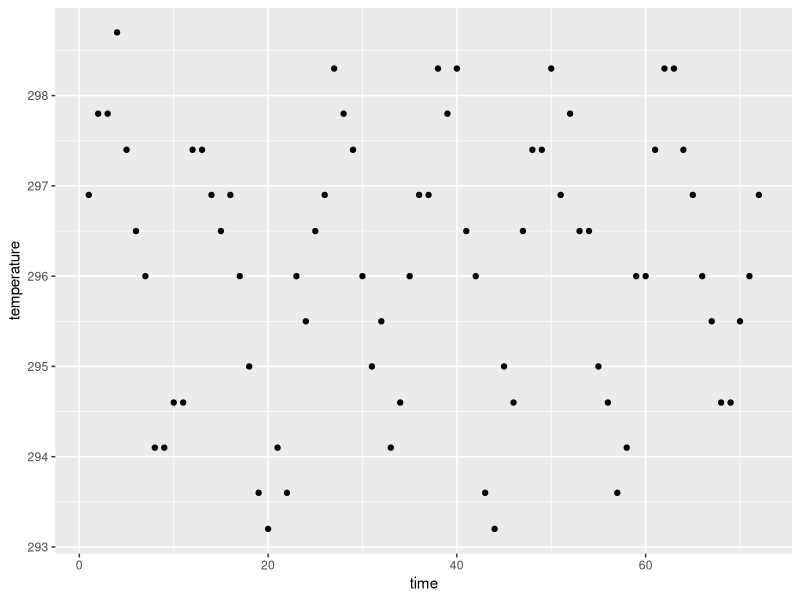
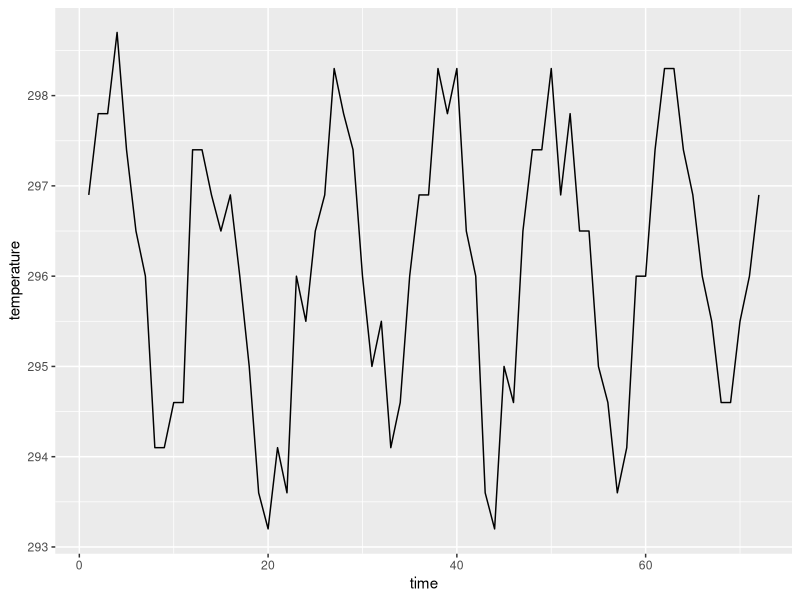
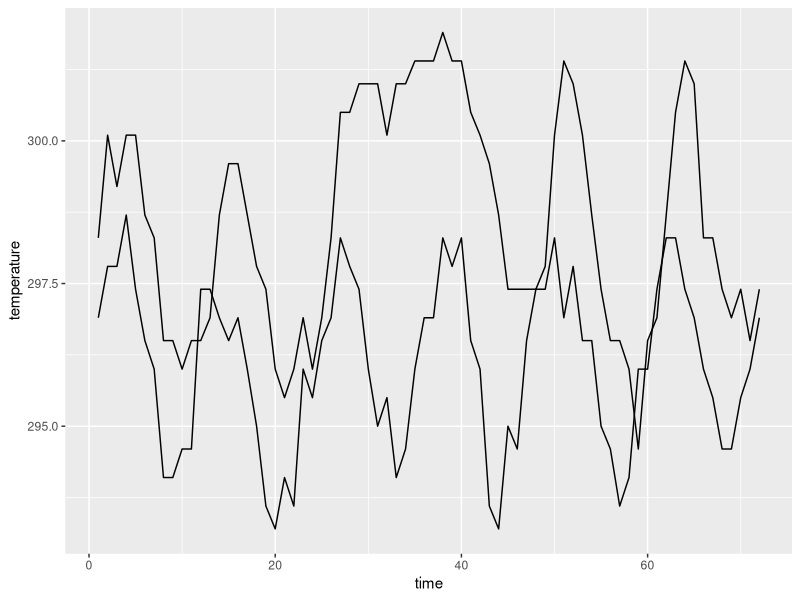

R code for these plots, in order: (Note: this script raises an error after producing the figures.)
## ---- chunk 1
options(htmltools.dir.version = FALSE, echo = TRUE)
#xaringan::inf_mr(cast_from = '..') 
library(tidyverse)
library(lubridate)
## ---- chunk 2
data(nasa, package = "GGally")
head(nasa)
## ---- chunk 3
nasa %>% 
  dplyr::filter(x == 1, y == 1) %>%
  ggplot(aes(x = time, y = temperature)) + 
  geom_point()
## ---- chunk 4
nasa %>% dplyr::filter(x == 1, y == 1) %>%
  ggplot(aes(x = time, y = temperature)) + geom_line()
## ---- chunk 5
nasa %>% 
  dplyr::filter(x == 1, y %in% c(1, 10)) %>%
  ggplot(aes(x = time, y = temperature, group=id)) + 
  geom_line()
## ---- chunk 6
data(box, package="classdata")
box %>% 
  dplyr::filter(Movie == "The Avengers: Age of Ultron") %>%
  ggplot(aes(x = Date, y = Total.Gross)) + geom_line()
## ---- chunk 7
box %>% 
  ggplot(aes(x = Date, y = Total.Gross, 
             group = interaction(Movie, Distributor))) + geom_line()
## ---- chunk 8
box_summary <- box %>% 
  group_by(Movie, Distributor) %>%
  summarize(
    Date = max(Date),
    Week = max(Week),
    Total.Gross = max(Total.Gross),
    Gross = min(Total.Gross)
  )
## ---- chunk 9
box %>% 
  ggplot(aes(x = Date, y = Total.Gross, 
             group = interaction(Movie, Distributor))) + geom_line() +
  geom_text(aes(x = Date, y = Total.Gross, label=Movie), 
            data = box_summary %>% dplyr::filter(Total.Gross > 5e8))
## ---- chunk 10
box %>% 
  ggplot(aes(x = Date, y = Total.Gross, 
             group = interaction(Movie, Distributor))) + geom_line() +
  ggrepel::geom_text_repel(aes(x = Date, y = Total.Gross, label=Movie), 
            data = box_summary %>% dplyr::filter(Total.Gross > 5e8), colour="grey50")
